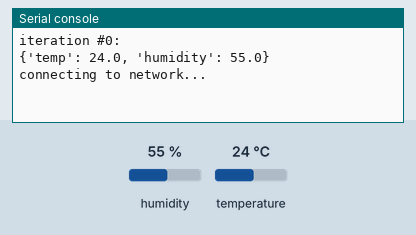
Recording of a program running on a simulated MicroPython board. Shown: the last lines printed to the serial console. The test bench sets the inputs (shaded band); at power-on: humidity 55 %, temperature 24 °C. WiFi joins after 1.5 s; web requests get an empty 200 reply after 0.4 s.

Above: at 1.2 s.
1.3 s: humidity set to 22 %
At 2.5 s:
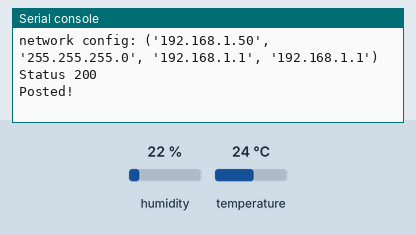
7.9 s: temperature set to 12 °C
At 12.63 s:
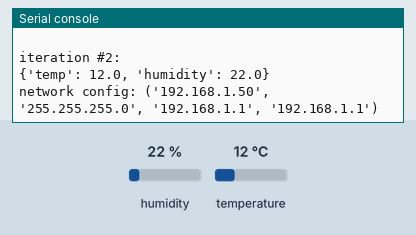
14.5 s: humidity set to 40 %
At 18.05 s:
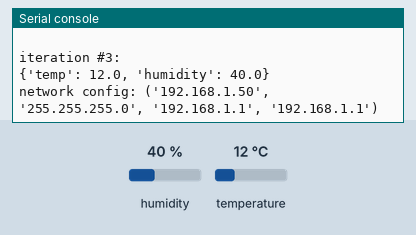
Timing chart, 0 to 19.6 s (numbered marks = the images above; inputs shaded):
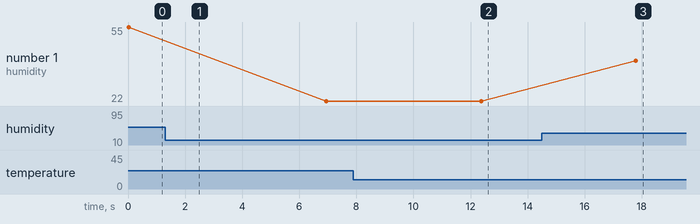

The program:

f1.py
```python
import ujson as json
import urequests as requests
import time
import dht
import machine
from machine import Pin
from machine import SPI

# set up the DHT22 temp + humidity sensor
d = dht.DHT22(machine.Pin(18))

# set up FARMOS params
public_key='db4da27e1b8c8024d478367441dbdf10'
private_key='2ccbda6bc5f0409926524bb4ac111538'

base_url='https://wolfesneck.farmos.net/farm/sensor/listener/'
url = base_url+public_key+'?private_key='+private_key
headers = {'Content-type':'application/json', 'Accept':'application/json'}

# set up WIFI parameters
WIFI_NET = 'Artisan\'s Asylum'
WIFI_PASSWORD = 'learn.make.teach'

# function for posting data
def post_data():
    try:
    	r = requests.post(url,data=json.dumps(payload),headers=headers)
    except Exception as e:
	print(e)
	#r.close()
	return "timeout"
    else:
	r.close()
	print('Status', r.status_code)
   	return "posted"

# function for connecting to wifi
def do_connect():
    import network
    sta_if = network.WLAN(network.STA_IF)
    if not sta_if.isconnected():
        print('connecting to network...')
	sta_if.active(False)
        sta_if.active(True)
        sta_if.connect(WIFI_NET, WIFI_PASSWORD)
        while not sta_if.isconnected():
            pass
    print('network config:', sta_if.ifconfig())

index=0

# main loop
while True:

    print ("iteration #"+str(index)+":")

    # make measurements from DHT22
    d.measure()
    t=d.temperature()
    h=d.humidity()

    # form the payload
    payload ={"temp": t,"humidity":h}
    print(payload)

    # connect to network
    do_connect()

    # post the data
    post_data()

    print("Posted!\n")

    index+=1

    time.sleep(5)
```

Measured:
- after the input at 7.9 s, the serial console: prints a new line after 4.5 s (image 2)
- after the input at 14.5 s, the serial console: prints a new line after 3.3 s (image 3)
- plotted number 1: 55 → 22 after the input at 1.3 s, 22 → 40 after the input at 14.5 s
